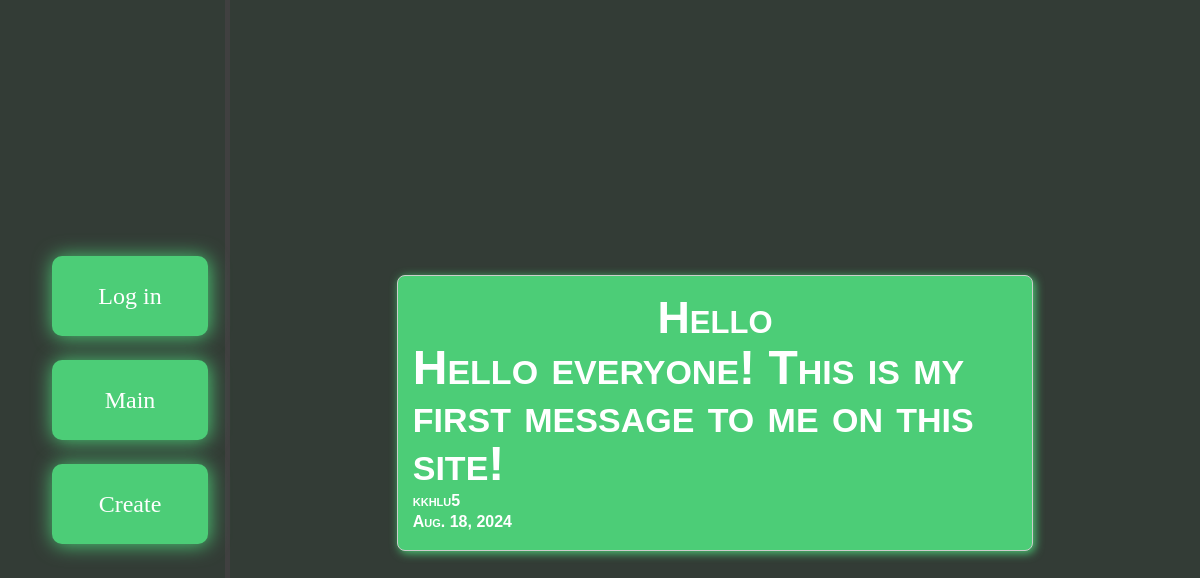
/1/, run on the app's committed database.
### main/models.py (models this page shows, shortened)
class Articles(models.Model):
    title = models.CharField('Title', max_length=50)
    anons = models.CharField('Anons', max_length=250)
    full_text = models.TextField('Text')
    date = models.DateField('Date', auto_now_add=True)  # Это поле автозаполняется при создании
    author = models.ForeignKey(User, on_delete=models.CASCADE)
    class Meta:
        verbose_name = 'Article'
        verbose_name_plural = 'Articles'

### main/views.py (the view)
# urls.py: path('<int:pk>/', views.NewsDetailView.as_view(), name='news-detail'),
class NewsDetailView(DetailView):
    model = Articles
    template_name = 'main/details_view.html'
    context_object_name = 'article'

### main/templates/main/details_view.html (shortened to what this page needs)
{% load static %}
<!DOCTYPE html>
<html>
  <head>
    <link rel="stylesheet" href="{% static 'main/css/styles.css' %}" />
  </head>
  <body>
  <aside>
      <ul>
            <a href="{% url 'login' %}" class="a1">Log in</a>
            <a href="{% url 'news-home' %}" class="a1">Main</a>
            <a href="{% url 'create_article' %}" class="a1">Create</a>
    </ul>
  </aside>
  <div class="main-content">
      <div class="messages">
         <h1>{{ article.title }}</h1>
         <h3>{{ article.full_text }}</h3>
          <h4>{{ article.author.username }}</h4>
         <h4>{{ article.date }}</h4>
      </div>
    </div>
  </body>
</html>

### main/static/main/css/styles.css (style rules this page uses)
body { display: flex; flex-direction: row; min-height: 100vh; margin: 0; background-color: #333C36; }
aside { display: flex; flex-direction: column; justify-content: space-around; width: 20vw; border-right: 5px solid #404040; height: 100vh; position: sticky; top: 0; text-align: center; }
.main-content { flex-direction: column; justify-content: center; flex-grow: 1; padding: 20px; display: flex; align-items: center; }
.main-content { display: flex; flex-direction: column; align-items: center; }
.messages { background-color: #4CCD77; color: white; border: 1px solid #ccc; border-radius: 8px; padding: 15px; margin-bottom: 2vw; box-shadow: 2px 2px 10px #4ccd77; transition: transform 0.2s; width: 65%; max-width: 80vw; }
.messages h1 { text-align: center; margin: 4px 0; font-weight: bold; font: small-caps bold 2.8em/1 sans-serif; }
.messages h3 { margin: 2.2px 0; font-weight: bold; font: small-caps bold 3em/1 sans-serif; }
.messages h4 { font: small-caps bold 1em/1 sans-serif; color: #fff; margin: 5px 0; }
.a1 { font-size: 2vw; background-color: #4CCD77; color: white; width: 13vw; max-width: 300px; height: 10vh; border-radius: 10px; display: flex; align-items: center; justify-content: center; text-align: center; filter: drop-shadow(1px 1px 10px #4CCD77); transition: transform 0.3s ease, filter 0.3s ease; margin: 2vw 0; text-decoration: none; margin-left: 1vw; }

### data on the page
Articles: title "Hello", full_text "Hello everyone! This is my first message to me on this site!", author.username "kkhlu5", date "Aug. 18, 2024"
